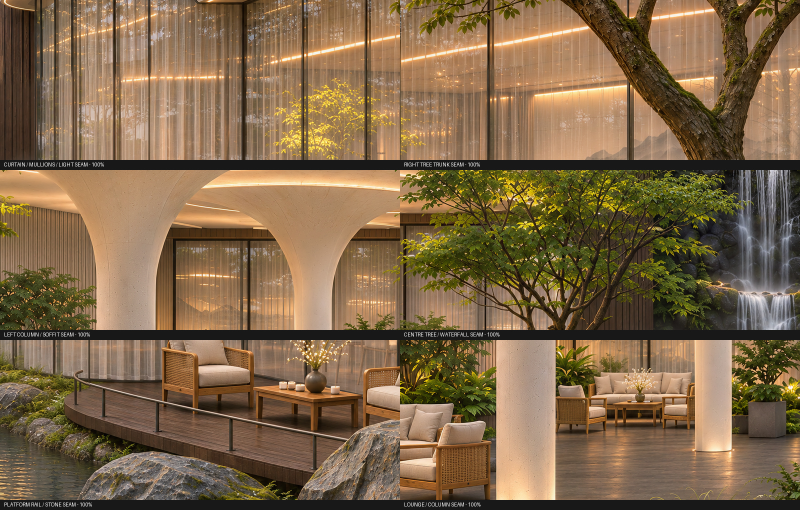
#> input picture outputs/6号_V33_内退玻璃幕墙_4K精修/6号_V33_100%接缝核验.jpg, 1600 x 1020 px, given in place of V33_锁定母图.png, which was not available (shown at 1/2 size)
$ python stitch_v33.py
#> lines starting #> are read from the running program, lines starting #| are printed output that depends on the picture
from pathlib import Path
import json,shutil,hashlib
import numpy as np,cv2
from PIL import Image,ImageDraw,ImageCms
cv2.setNumThreads(8)
R=Path(__file__).resolve().parent
m=json.loads((R/'manifest.json').read_text(encoding='utf-8'))
#> (reads outputs/6号_V33_内退玻璃幕墙_4K精修/manifest.json from the repository)
src=np.array(Image.open(R/'V33_锁定母图.png').convert('RGB'))
#> src is the input picture: shape (1020, 1600, 3); mean R, G, B 127.4, 103.1, 73.1
W,H=m['output_size']; ref=cv2.resize(src,(W,H),interpolation=cv2.INTER_LANCZOS4)
#> after `ref = cv2.resize(src, (W, H), interpolation=cv2.INTER_LANCZOS4)`:
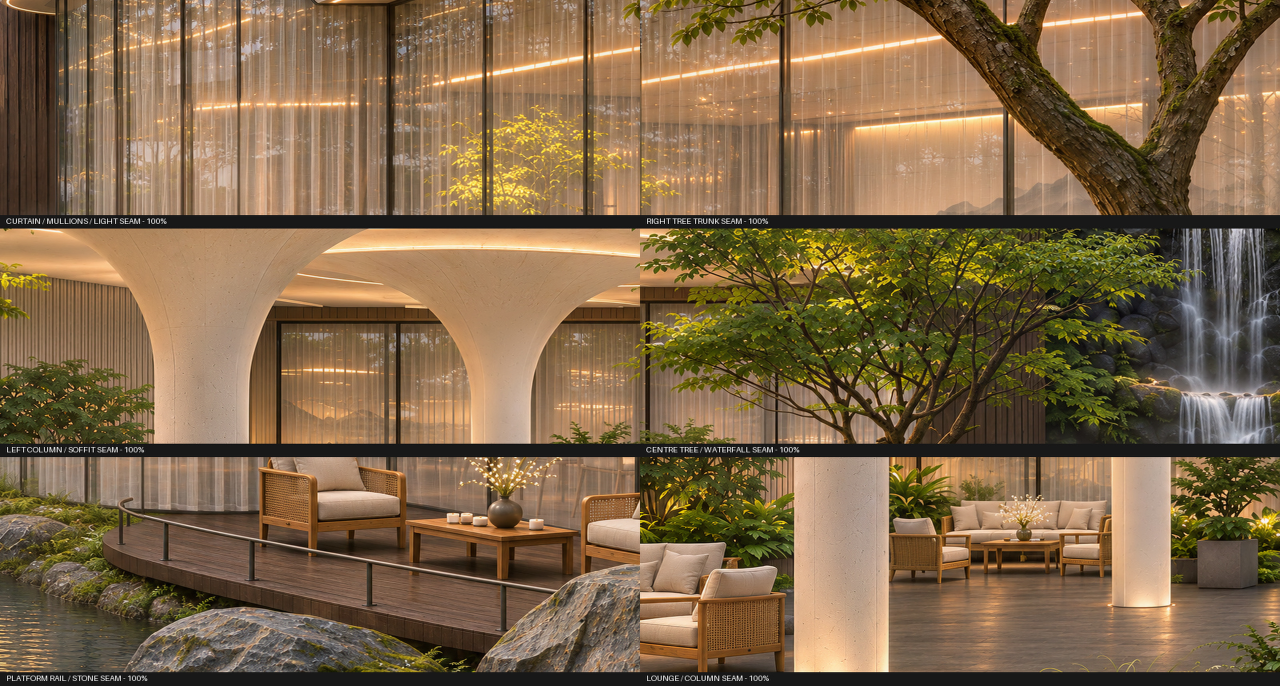
#> ref: shape (2057, 3840, 3) (shown at 1/3 size); mean R, G, B 127.4, 103.1, 73.1
paths={x['id']:x['path'] for x in json.loads((R/'generated_sources.json').read_text(encoding='utf-8'))}
#> (reads outputs/6号_V33_内退玻璃幕墙_4K精修/generated_sources.json from the repository)
ims=[];corners=[];reports=[];native=[]
def gray(x):
 return cv2.createCLAHE(clipLimit=1.4,tileGridSize=(8,8)).apply(cv2.cvtColor(x,cv2.COLOR_RGB2GRAY))
for t in m['tiles']:
 n=t['id']; p=R/'tiles_rendered'/(n+'.png');shutil.copy2(paths[n],p)
 g=np.array(Image.open(p).convert('RGB'));native.append(g)
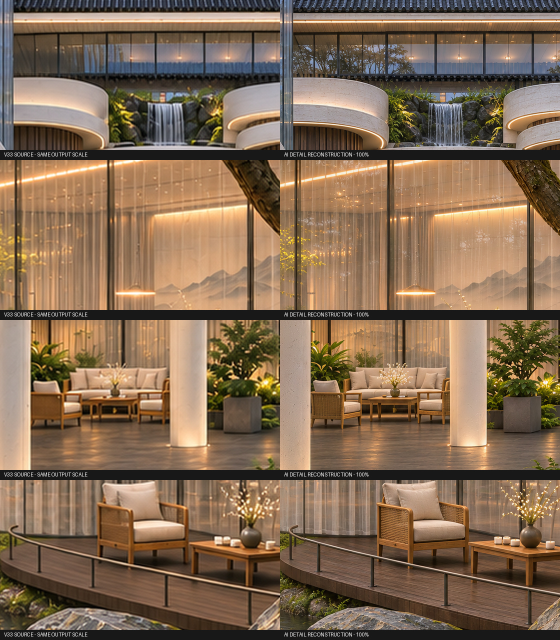
#> input picture outputs/6号_V33_内退玻璃幕墙_4K精修/6号_V33_100%原图与精修对照.jpg, 1120 x 1280 px, given in place of 01_upper_1.png, which was not available (shown at 1/2 size)
#> further down, g is the input picture: shape (1280, 1120, 3); mean R, G, B 130.4, 106.2, 83
 x,y,x2,y2=t['box'];X,Y,X2,Y2=t['output_box'];w,h=X2-X,Y2-Y
 norm=cv2.resize(g,(560,540),interpolation=cv2.INTER_AREA)
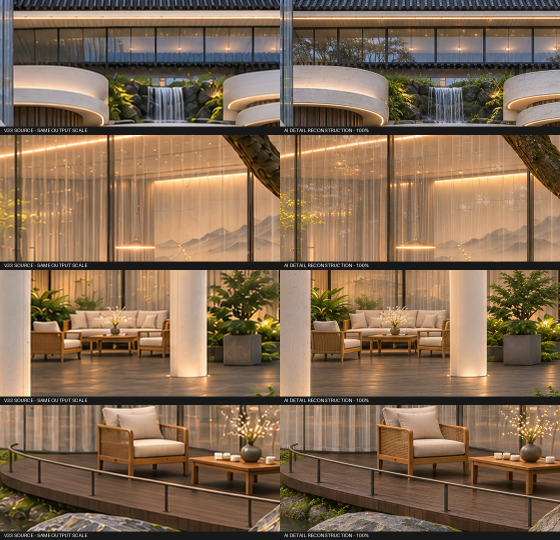
#> norm: shape (540, 560, 3); mean R, G, B 130.4, 106.2, 83
 sift=cv2.SIFT_create(nfeatures=8000,contrastThreshold=.01)
 ka,da=sift.detectAndCompute(gray(norm),None);kb,db=sift.detectAndCompute(gray(src[y:y2,x:x2]),None)
#> in gray, `return cv2.createCLAHE(clipLimit=1.4,tileGridSize=(8,8)).apply(cv2.cvt..`:
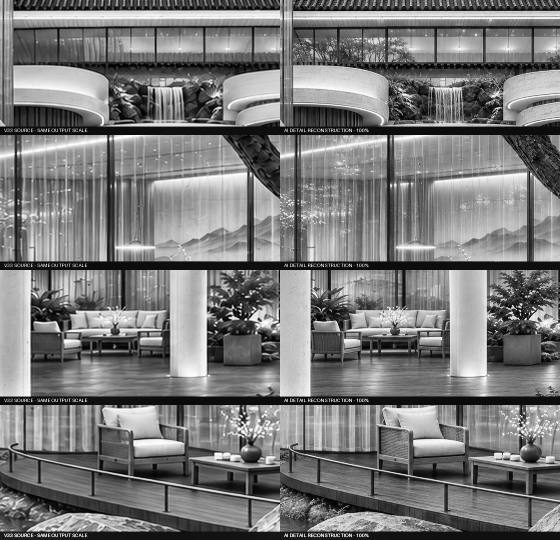
#> returned value: shape (540, 560); min 1, max 255, mean 121.7
#> after `ka, da = sift.detectAndCompute(gray(norm), None)`: ka = 3926 keypoints; strongest (x, y, size): (259, 319, 2.1), (286, 535, 2.1), (513, 307, 2.1), (221, 320, 1.9)
#> in gray (call 2), `return cv2.createCLAHE(clipLimit=1.4,tileGridSize=(8,8)).apply(cv2.cvt..`:
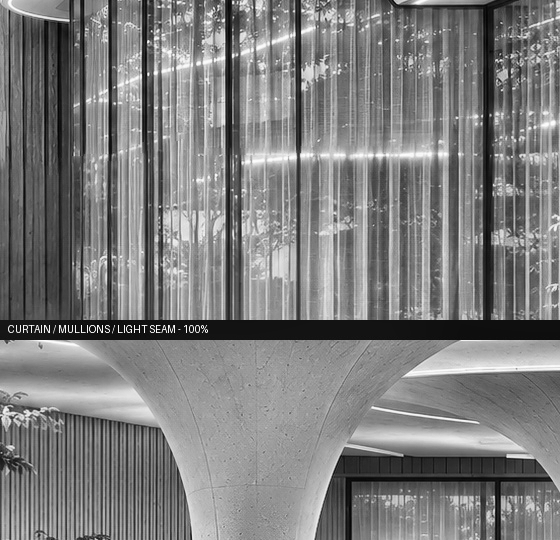
#> returned value: shape (540, 560); min 1, max 255, mean 125
#> after `kb, db = sift.detectAndCompute(gray(src[y:y2, x:x2]), None)`: kb = 2476 keypoints; strongest (x, y, size): (233, 2, 1.8), (148, 74, 1.8), (223, 20, 2.3), (302, 10, 2.2)
 good=[a for a,b in cv2.BFMatcher().knnMatch(da,db,k=2) if a.distance<.72*b.distance]
#> good = 35 matches
 pa=np.float32([ka[a.queryIdx].pt for a in good]);pb=np.float32([kb[a.trainIdx].pt for a in good])
#> after `pa = np.float32([ka[a.queryIdx].pt for a in good])`: pa = 35 pairs, first value 14.17 to 506.2, second value 24.54 to 529.9
#> after `pb = np.float32([kb[a.trainIdx].pt for a in good])`: pb = 35 pairs, first value 76.96 to 509.2, second value 50.11 to 514.2
 af,valid=cv2.estimateAffinePartial2D(pa,pb,method=cv2.RANSAC,ransacReprojThreshold=1.8,maxIters=10000)
#> af = [[0, 0, 448.5], [0, 0, 375.1]]; valid = 35 values, max 1 at index 1, min 0 at index 0, mean 0.257
#> (the run stopped early here; a loop or call above may not have finished)
